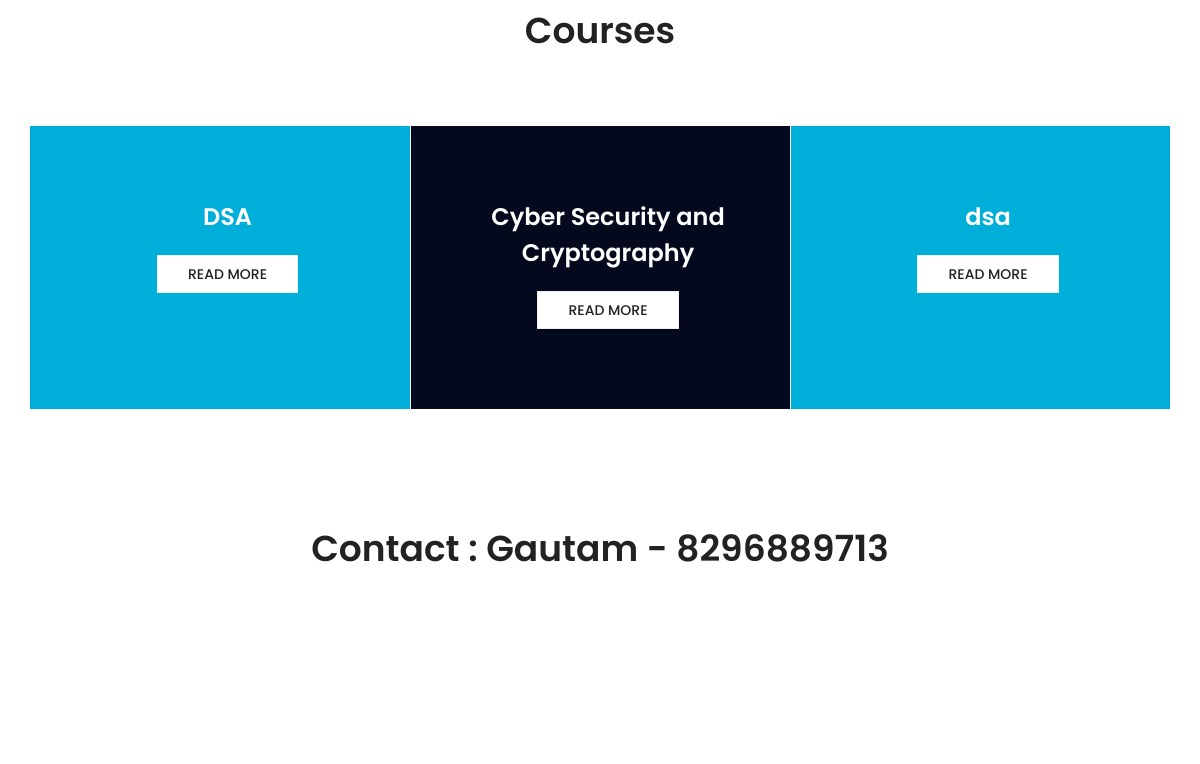
The page /smp/1/ (lower part) on the database as committed earlier.
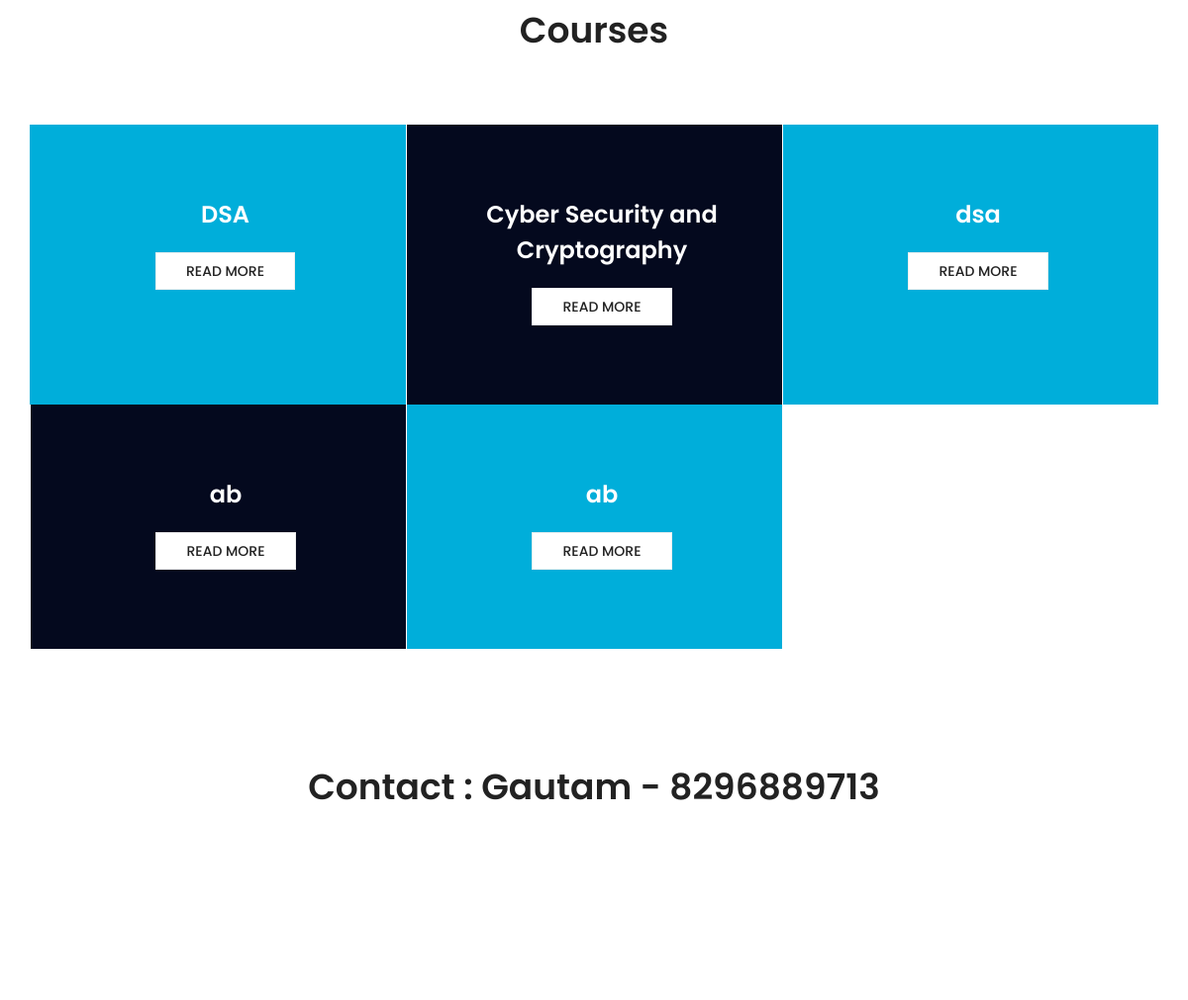
The same page on the database as committed later.
### SMP/models.py (models this page shows, shortened)
class SMP(models.Model):
 sig_id = models.ForeignKey(SIG, on_delete=models.CASCADE)
 name = models.CharField(max_length=200)
 mentors = models.CharField(max_length=200)
 overview = models.CharField(max_length=2000)
 platform_of_tutoring = models.CharField(max_length=1000)

### SMP/views.py (the view)
# urls.py: 2. Add a URL to urlpatterns:  path('', views.home, name='home')
def home(request, sig_id):
    si = SIG.objects.filter(pk=sig_id)
    sig = si[0]
    sigo = SIG.objects.all()
    smps = SMP.objects.filter(sig_id=sig_id)
    with open('acm/static/acm/json/smp.json') as f:
        data2 = json.loads(f.read())
        data = ''
        for i in range(5):
            if(int(data2[i]['id']) == sig_id):
                data = data2[i]
    contex = {'sig': sig, 'sigo': sigo, 'smps': smps, 'data': data}
    return render(request, 'spms.html', contex)

### SMP/templates/spms.html (shortened to what this page needs)
{% extends 'acm/base.html' %}
{% load static %}
{% block content %}
<section class="about_area" style="margin-top:100px">
        <div class="container" >
            <div class="section_title text-center">
                <h2 style="margin-bottom:30px">Courses</h2>
            </div>
        <section class="features_area">
        <div class="row m0">
           {% for x in smps %}
            <div class="col-md-4 features_item" style="text-align:center">
                <h3 style="text-align:center">{{ x.name }}</h3>
                <a href="/smp/{{ sig.pk }}/{{ x.pk }}" class="btn_hover view_btn">Read more</a>
            </div>
         {% endfor %}
        </div>
    </section>
</div>
</section>
        <section class="event_blog_area section_gap">
        <div class="container">
            <div class="section_title text-center">
                <h2>Contact : {{ data.person }} - {{ data.number }} </h2>
            </div>
        </div>
    </section>
 {% endblock %}

Rows that differ between the two databases and show on the page:
added SMP: name "ab"
added SMP: name "ab"
